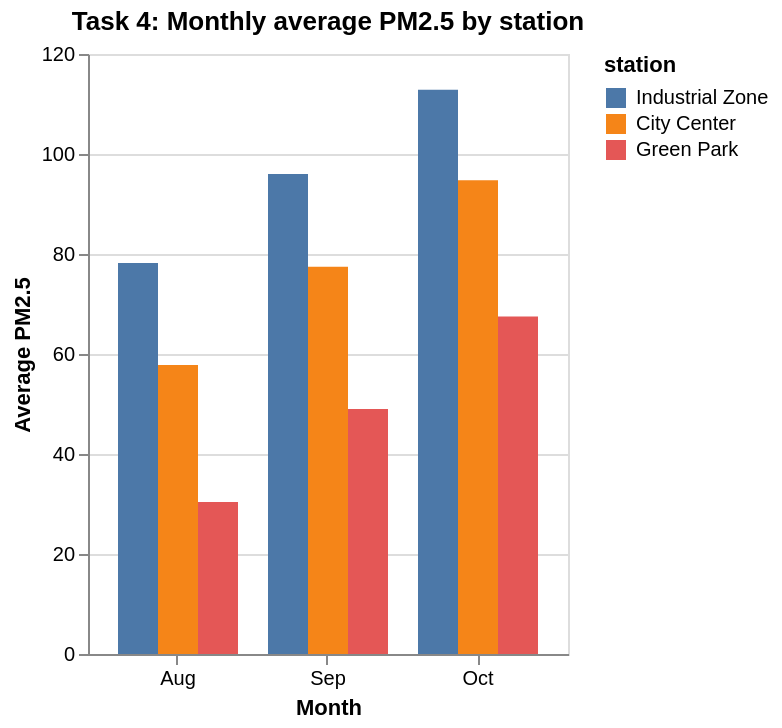

Write a Vega-Lite specification for this figure.
### Vega-Lite specification from a JSON file in a GitHub repository (floating-point values rounded to 4 significant figures; data arrays with more than 128 entries replaced by an {"elided": "..."} marker saying what was removed)
{"$schema": "https://vega.github.io/schema/vega-lite/v6.json", "title": "Task 4: Monthly average PM2.5 by station", "data": {"values": {"elided": "276 records"}}, "transform": [{"filter": "isValid(datum.pm25)"}], "mark": "bar", "encoding": {"x": {"field": "date", "timeUnit": "month", "type": "ordinal", "title": "Month"}, "xOffset": {"field": "station", "sort": ["Industrial Zone", "City Center", "Green Park"]}, "y": {"aggregate": "mean", "field": "pm25", "type": "quantitative", "title": "Average PM2.5"}, "color": {"field": "station", "type": "nominal", "scale": {"domain": ["Industrial Zone", "City Center", "Green Park"]}}, "tooltip": [{"field": "date", "timeUnit": "month", "type": "ordinal", "title": "Month"}, {"field": "station", "type": "nominal"}, {"aggregate": "mean", "field": "pm25", "type": "quantitative", "title": "Average PM2.5", "format": ".1f"}]}}
